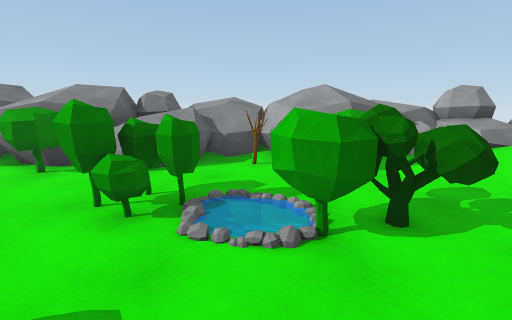
View 1 (above)

17 first-person views from a walk through a scene from a Unity 3-D project. The camera is 1.5 m above the floor, tilts 10° down and sees 85° across. The floor is counted in squares, 1 m on a side. Each view is taken from the middle of a square. On the plan, view 1 faces up. The plan holds only what a view shows up to about 14 squares ahead; the rest is blank.

View 2
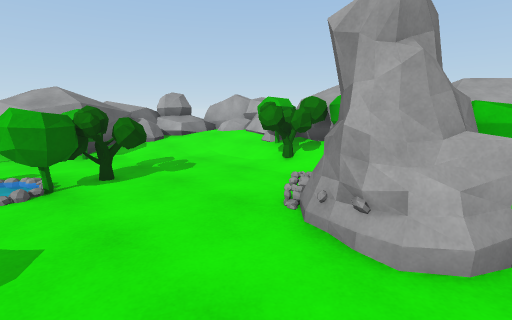

View 3
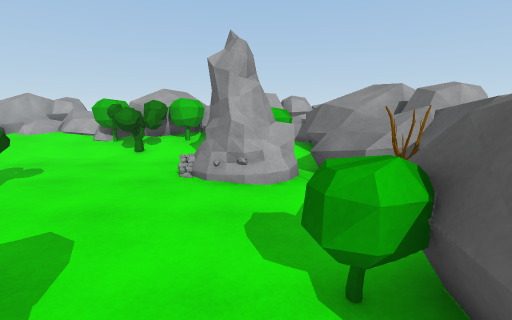

View 4
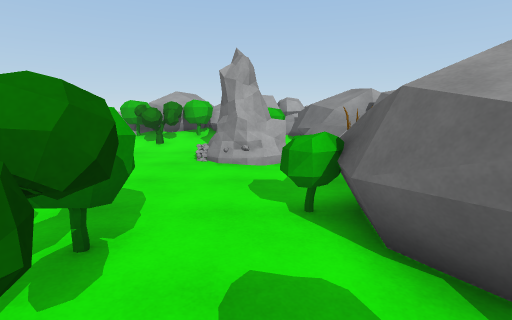

View 5
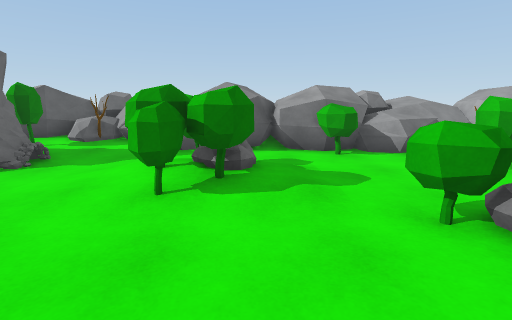

View 6
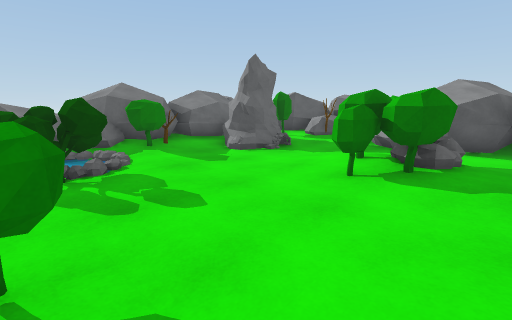

View 7
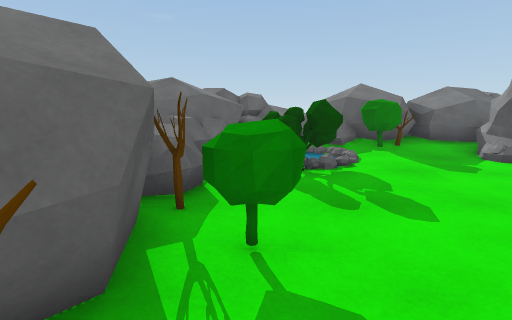

View 8
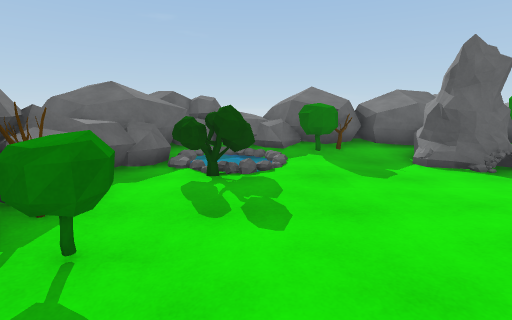

View 9
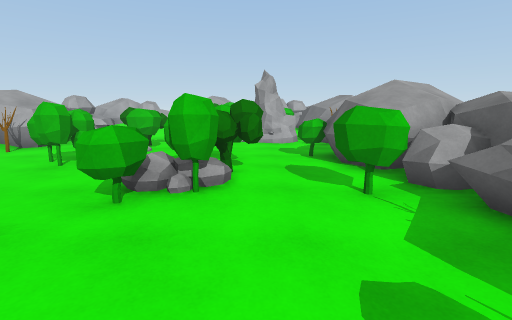

View 10
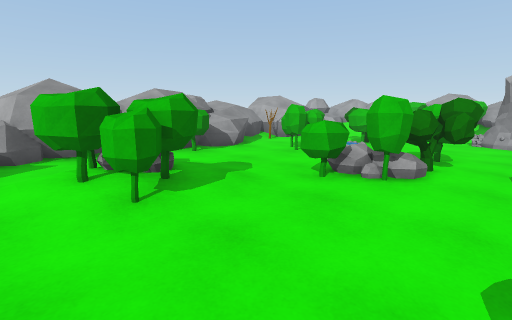

View 11
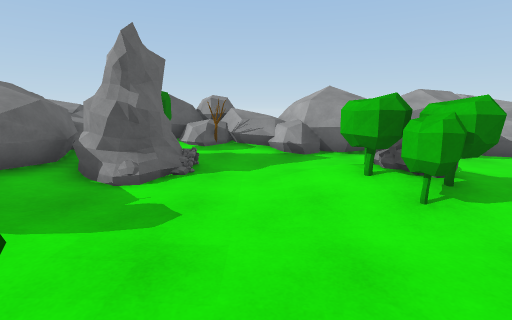

View 12
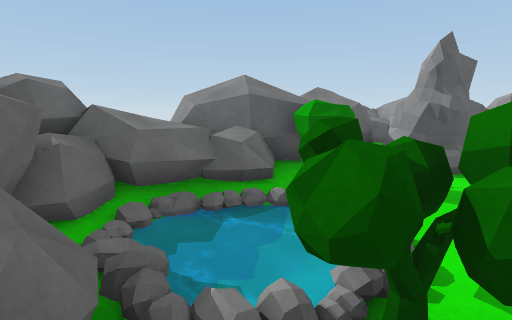

View 13
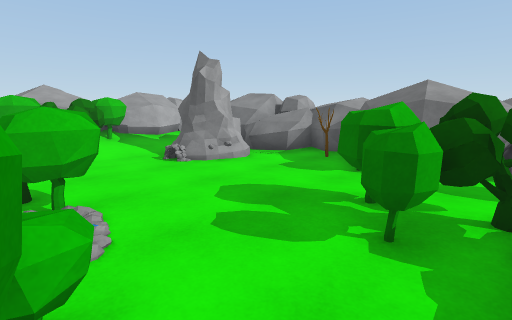

View 14
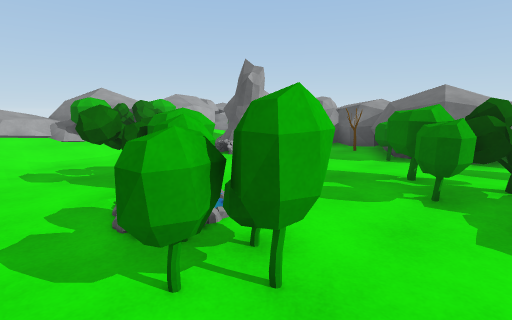

View 15
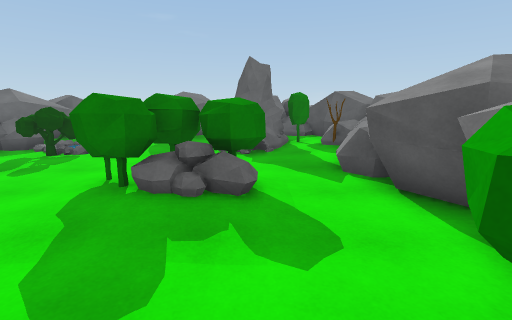

View 16
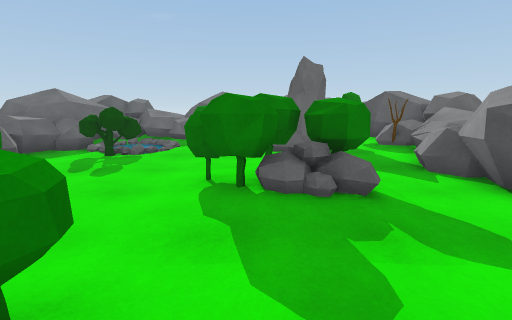

View 17
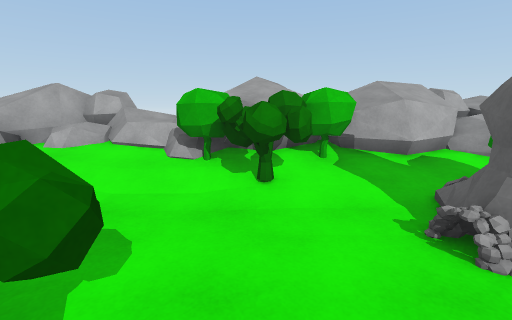

### Floor plan
Key: @ floor where view 1 was taken; # wall or solid block; x gap in a wall; . main floor; : floor 0.25 m higher than the main floor; - floor 0.25 m lower than the main floor; + floor 0.5 m higher than the main floor; * floor 1.25 m higher than the main floor; % floor 2 m higher than the main floor; & floor 2.25 m higher than the main floor; / step, stairs or slope; = window, fence, low wall or low ledge; ≈ water the walk keeps out of; ^ raised ledge; R rock; O other object.
Columns run from 19 left of view 1 to 10 right of it. Each row starts with its distance up from view 1.
 11                  ^^^
 10      ##        ##^^^#  ^ ^^
  9 ^^  ###^####^  #^^^^#  ^^====
  8 ^^^##^==^###^^^^^^.##^^^^/###
  7 #^^##:::=.#.###==....#^///+###
  6  ^# O/..................//+=##
  5  ^#O#O... #/.....=#......//^^^
  4 ^^^OO.../x=/.....#R≈=#...//^^
  3 ^#^.....:##/........=#.../##^^
  2  ^##.....=#..............###
  1  ^^^:........^OO=........###
  0 ^^##..........###^.@.....:^#
 -1 ^^=≈≈##........##.....O#O:+#%
 -2 ^^=≈≈R#..---..........OO#:+#%
 -3 #^#≈≈....=---#^..#=....O^:+===
 -4 #####=.=########^^^##.^^##=*=^
 -5    ##^#^#    ##^^  #^^^^#%   =
 -6     # ^#      ^^^   ^^###&
 -7     #               ^^#

Positions as (right, up) in squares from view 1, and headings:
1: (0, 0), facing up
2: (0, -3), facing up-right
3: (-3, -2), facing right
4: (-5, -2), facing right
5: (-8, -2), facing up
6: (-7, -3), facing up-left
7: (-7, -3), facing left
8: (-7, -1), facing left
9: (-10, -1), facing right
10: (-11, -2), facing up-right
11: (-12, -2), facing up
12: (-13, -4), facing up-left
13: (-4, 4), facing down-right
14: (-4, 6), facing down-right
15: (-4, 5), facing left
16: (-4, 3), facing left
17: (1, 2), facing right
